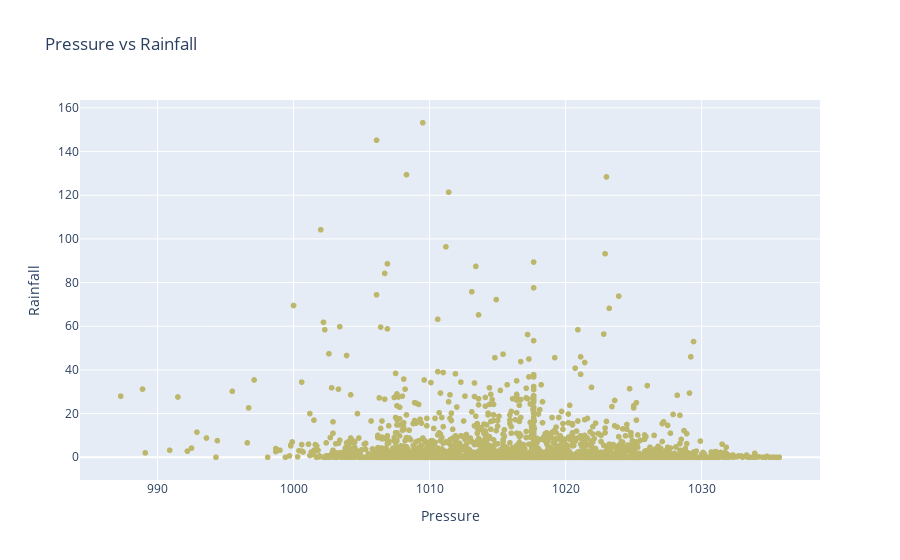

Write notebook code for a chart like this one.
### Markdown cell above
### Scatter plot - Pressure vs Rainfall

### Code cell
eight_plot = fig = px.scatter(df_group, x='Pressure9am', y='Rainfall',hover_data=['Pressure9am','Rainfall'],
                 color_discrete_sequence=['darkkhaki'],
                title = 'Pressure vs Rainfall',labels=dict(Pressure9am="Pressure"))
fig.show()

### Figure 1 — Plotly figure (JSON) as saved in the notebook; plotly's stock layout.template omitted (floating-point values rounded to 4 significant figures; data arrays with more than 128 entries replaced by an {"elided": "..."} marker saying what was removed)
{"data": [{"hovertemplate": "Pressure=%{x}<br>Rainfall=%{y}<extra></extra>", "legendgroup": "", "marker": {"color": "darkkhaki", "symbol": "circle"}, "mode": "markers", "name": "", "showlegend": false, "type": "scattergl", "x": {"elided": "4416 float values"}, "xaxis": "x", "y": {"elided": "4416 float values"}, "yaxis": "y"}], "layout": {"legend": {"tracegroupgap": 0}, "title": {"text": "Pressure vs Rainfall"}, "xaxis": {"anchor": "y", "domain": [0, 1], "title": {"text": "Pressure"}}, "yaxis": {"anchor": "x", "domain": [0, 1], "title": {"text": "Rainfall"}}}}
